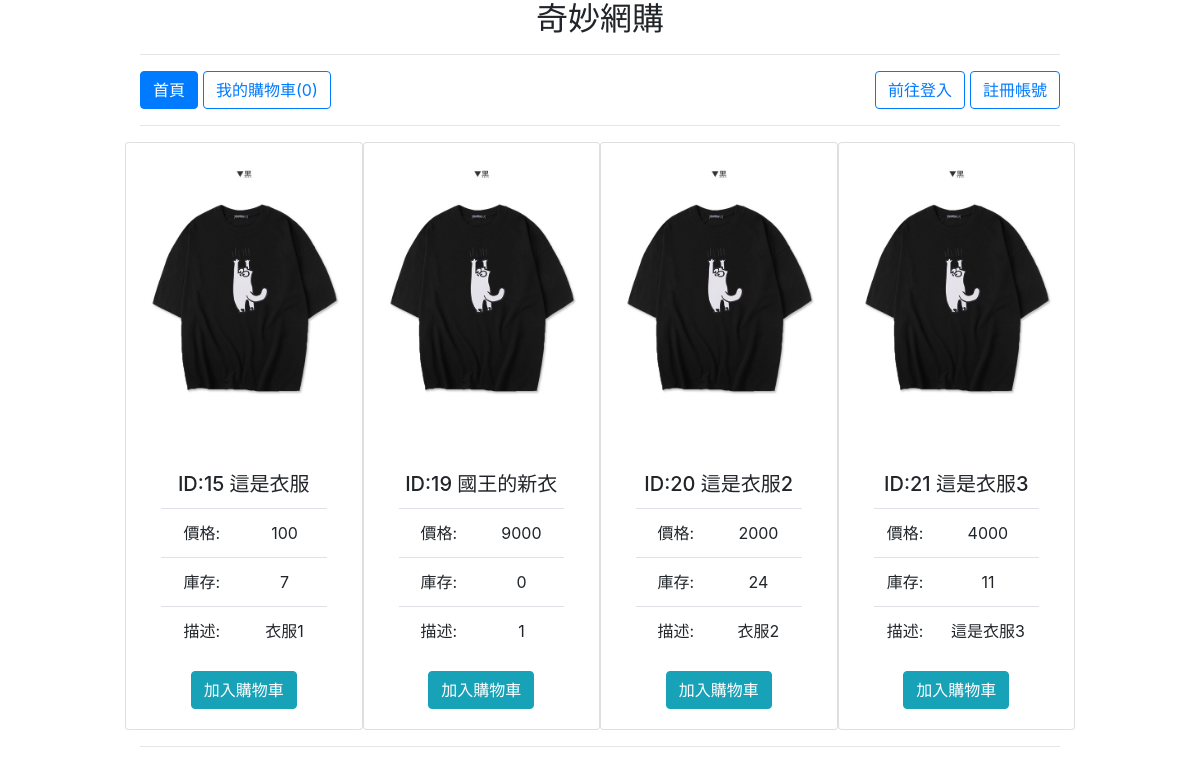
The app's page /main with its own data.
### tables this page shows
CREATE TABLE `products` (
  `product_id` int(10) UNSIGNED NOT NULL,
  `product_name` varchar(255) NOT NULL,
  `unit_price` int(10) UNSIGNED NOT NULL DEFAULT '0',
  `unit_in_stock` int(10) UNSIGNED NOT NULL DEFAULT '0',
  `unit_on_cart` int(10) UNSIGNED NOT NULL DEFAULT '0',
  `product_desc` varchar(255) NOT NULL,
  `product_image` varchar(255) DEFAULT NULL
);

### classes/users.php (called while the page is built, shortened)
<?php
class Users extends Dbh {
    protected function sessionLogin(): bool {
        if(session_status() == PHP_SESSION_ACTIVE) {
            $sql = "SELECT * FROM `user_sessions`, `users` WHERE (user_sessions.session_id = ?)
                    AND (user_sessions.login_time >= (NOW() - INTERVAL 15 MINUTE))
                    AND (user_sessions.user_id = users.user_id)
                    AND (users.user_enabled = 1)";
            $param = array(session_id());
            $result = $this->select($sql, $param);
        }
        return FALSE;
    }
}
?>

### classes/dbh.php (called while the page is built, shortened)
<?php
class Dbh {
    private $host = "localhost";
    private $user = "root";
    private $pwd = "root";
    private $dbName = "cart";
    protected function connect() {
        $dsn = 'mysql:host=' . $this->host . ';dbname=' . $this->dbName;
        $pdo = new PDO($dsn, $this->user, $this->pwd);
        $pdo->setAttribute(PDO::ATTR_DEFAULT_FETCH_MODE, PDO::FETCH_ASSOC);
        return $pdo;
    }
    protected function select($query,$param) {
        $stmt = $this->connect()->prepare($query);
        $stmt->execute($param);
        $result = $stmt->fetch();
        return $result;
    }
    protected function selectAll($query,$param) {
        $stmt = $this->connect()->prepare($query);
        $stmt->execute($param);
        $result = $stmt->fetchAll();
        return $result;
    }
}
?>

### classes/userscontr.php (called while the page is built, shortened)
<?php
class UsersContr extends Users {
    public function autoLogin() {
        return $this->sessionLogin() ? TRUE : FALSE;
    }
}
?>

### classes/usersview.php (called while the page is built, shortened)
<?php
class UsersView extends Users {
    public function userMainPage($prodData,$userData,$cartUnit) {
        require_once('./views/usermain.page.php');
    }
}
?>

### classes/products.php (called while the page is built, shortened)
<?php
class Products extends Dbh {
    protected function selectAllProduct() {
        $sql = "SELECT * FROM `products`";
        $result = $this->selectAll($sql,NULL);
        return $result;
    }
}
?>

### classes/productscontr.php (called while the page is built, shortened)
<?php
class ProductsContr extends Products {
    public function getAllProduct() {
        return $this->selectAllProduct();
    }
}
?>

### views/usermain.page.php (the view, shortened to what this page needs)
<!doctype html>
<html>
<?php
require_once('header.page.php');
?>
<body>
    <div class="container text-center">
    <div class="row h-75">
        <div class="col-sm-1"></div>
        <div class="col-sm-10 my-auto">
            <h2>奇妙網購</h2>
            <hr>
            <?php
                @$cartItemQuantity = $cartUnit;
                @$userName = $userData['user_name'];
                $headerLogin = <<<loggedIn
                <div class="row">
                    <div class="col-6">
                        <a class="float-left" style="text-align:center;">歡迎回來<b> $userName</b></a>
                    </div>
                    <div class="col-6">
                        <a href="logout" class="btn btn-danger float-right">登出</a>
                    </div>
                </div>
                <div class="row">
                    <div class="col-12">
                        <a href="#" class="btn btn-primary float-left" style="margin-right:5px;">首頁</a>
                        <a href="statement" class="btn btn-outline-primary float-left" style="margin-right:5px;">購買明細</a>
                        <a href="cart" class="btn btn-outline-primary float-left">我的購物車($cartItemQuantity)</a>
                    </div>
                </div>
                loggedIn;
                $headerNotLogin = <<<notLogin
                <div class="row d-flex align-items-center">
                    <div class="col-6">
                        <a href="#" class="btn btn-primary float-left" style="margin-right:5px;">首頁</a>
                        <a href="cart" class="btn btn-outline-primary float-left">我的購物車($cartItemQuantity)</a>
                    </div>
                    <div class="col-6">
                        <a href="register" class="btn btn-outline-primary float-right" style="margin-left:5px;">註冊帳號</a>
                        <a href="login" class="btn btn-outline-primary float-right">前往登入</a>
                    </div>
                </div>
                notLogin;
                if(isset($userData)){
                    echo $headerLogin . "<hr>";
                } else {
                    echo $headerNotLogin . "<hr>";
                }
            ?>
            <div class="row">
                <?php foreach($prodData as $d) { ?>
                <div class="card col-3">
                    <img class="card-img-top" src="<?='./uploads/'.$d['product_image'] ?>">
                    <div class="card-body">
                        <h5 class="card-title">ID:<?=$d['product_id'] ." ". $d['product_name']?></h5>
                        <table class="table">
                            <tr><td>價格:</td><td><?=$d['unit_price'] ?></td></tr>
                            <tr><td>庫存:</td><td><?=$d['unit_in_stock'] ?></td></tr>
                            <tr><td>描述:</td><td><?=$d['product_desc'] ?></td></tr>
                        </table>
                        <div>
                            <button class="btn btn-info" type="submit" form="addtocart" name="clickAddToCart" value="<?=$d['product_id']?>">加入購物車</button>
                        </div>
                    </div>
                </div>
                <?php } ?>
            </div>
            <hr>
        </div>
    </div>
    </div>
</body>
</html>

### main.php (shortened to what this page needs)
<?php
$user = new UsersContr();
$view = new UsersView();
$product = new ProductsContr();
$loginStatus = $user->autoLogin();
$productData = $product->getAllProduct();
if ($loginStatus) {
    $userData = $user->getUserData();
    $cartUnit = $product->cartUnit();
    $view->userMainPage($productData,$userData,$cartUnit);
} else {
    $cartUnit = countSessionCart();
    $view->userMainPage($productData,NULL,$cartUnit);
}
function countSessionCart() {
    if (isset($_SESSION['cart'])) {
        $arr = $_SESSION['cart'];
        $result = count(array_count_values($arr)) ;
    } else {
        $result = 0;
    }
    return $result;
}
?>

### views/header.page.php (shortened to what this page needs)
<link rel="stylesheet" href="https://cdnjs.cloudflare.com/ajax/libs/font-awesome/4.7.0/css/font-awesome.min.css">
<link href="./views/css/bootstrap.css" rel="stylesheet" >
<link href="./views/css/customize.css" rel="stylesheet" >

### views/css/customize.css (style rules this page uses)
.container { height: 100%; }
html, body { height: 100%; }

### records on screen
products: product_image (picture), product_id "15", product_name "這是衣服", unit_price "100", unit_in_stock "7", product_desc "衣服1"
products: product_image (picture), product_id "19", product_name "國王的新衣", unit_price "9000", unit_in_stock "0", product_desc "1"
products: product_image (picture), product_id "20", product_name "這是衣服2", unit_price "2000", unit_in_stock "24", product_desc "衣服2"
products: product_image (picture), product_id "21", product_name "這是衣服3", unit_price "4000", unit_in_stock "11", product_desc "這是衣服3"

### other values on screen
$cartItemQuantity "0"
